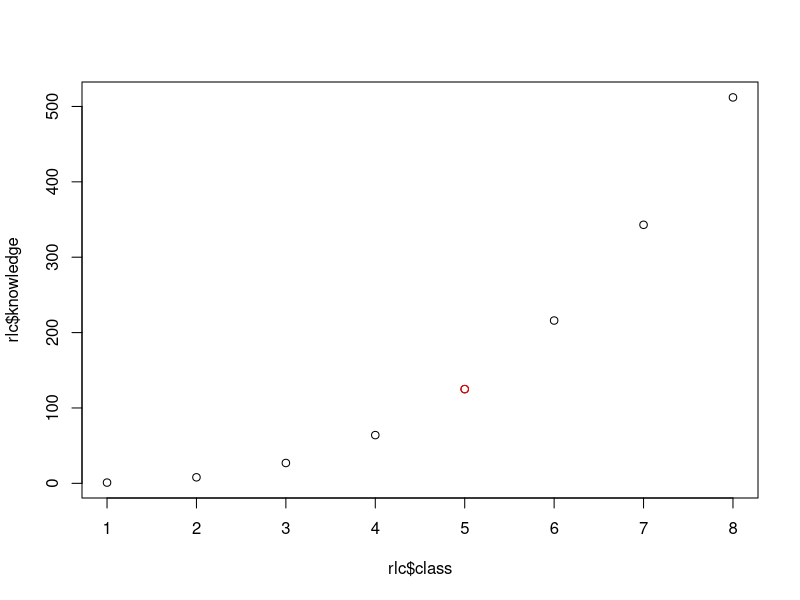

The R script that drew this image: (Note: this script raises an error after producing the figure.)
#####################################################################
############################## DPLYR ################################
#####################################################################



#####################################################################
# PART 0. LEARNING CURVE
#####################################################################

# R learning curve
library(dplyr)
rlc <- tibble(class = 1:8,
             knowledge = (1:8)^3)
class <- 5
plot(rlc$class, rlc$knowledge)
points(rlc$class[class], rlc$knowledge[class], col = "red")



#####################################################################
# PART 1. SUMMARY
#####################################################################

# The dplyr package is THE R PACKAGE
# So let's load it
library(dplyr)
library(stringr)
library(ggplot2)


# Let's load the datasets

accidents #UO: Accident
contractes_menors #UO: contracte
festivals #UO: festival
municipi #UO: municipi
lloguer_any #UO: ??
rendacs #UO: ??
cens_gc #UO: individu


#### ExErSiSe!!!!

#Q: Quina és la durada dels festivals de titularitat privada?
# Filtra per festivals de titularitat privada...
#...crea la variable durada amb la durada del festival...
#...elimina la columna any (no és una variable), data_inici, data_fi...
#... ordena les dades per durada, ordre descendent
festivals


#####################################################################
# PART 2. SUMMARIZE CATEGORICAL VARIABLES 
#####################################################################

#2.1. Frequency table

##2.1.1. Count (dplyr)
count(festivals, ambit) #sense ordenar
count(festivals, ambit, sort = T) #ordenat

##2.1.2. Table (base)

table(festivals$ambit) # Nombres absoluts
prop.table(table(festivals$ambit)) * 100 # En percentatges

barplot(table(festivals$ambit)) # plot nombres absoluts
barplot(prop.table(table(festivals$ambit))) #plot percentatges

#ExErCiSe!!!!
cens_gc


#####################################################################
# PART 3. SUMMARIZE NUMERICAL VARIABLES 
#####################################################################



### 3.1. SUMMARIZE / SUMMARISE
# Summarizes data

contractes_menors |>
  summarize(import_total = sum(import_adjudicat)) #SEMPRE na.rm = T

accidents |> #es poden fer varis sumaris, separats per comes
  summarize(edat_mitjana = mean(edat),
            n = n())

cens_gc |> #molt útil amb variables binàries (1-0) per treure mitjanes
  summarize(es_afusellat = mean(es_afusellat)) #percentatges, en variables 1-0

cens_gc |> #es pot binaritzar, si a dins de mean/sum posem una operació lògica
  summarize(tarragona = mean(provincia_desaparicio == "Tarragona", na.rm = T)) #percentatges, vectors lògics (TRUE-FALSE)



### 3.4.3. GROUP_BY
# Groups the data by some category

#Mitjana assistència per àmbit
festivals |> 
  group_by(ambit) |> 
  summarize(assistencia = mean(assistents_a_barcelona, na.rm = T))

#nombre d'accidents per barri
accidents |>
  group_by(nom_districte, descripcio_torn) |> 
  summarize(m_edat = mean(edat))

#Preu lloguer i preu lloguer m2 per any i districte
lloguer_any |> 
  group_by(any, nom_districte) |> 
  summarize(preu = mean(preu, na.rm = T),
            preu_m2 = mean(preu_m2, na.rm = T),
            n = n())


#### ExErSiSe: Minority report.

# Quin proveidor s'ha emportat més pasta 'menor'? (group_by -> summarize -> sum)
contractes_menors 

# Quim proveidor s'ha emportat més pasta 'menor' als contractes de l'Ajuntament de Barcelona?
contractes_menors

# Per comarca, calcula la mediana i la desviació típica de població i l'altitud màxima ...
#... ordena els resultats per desviació típica, en ordre descendent.
municipi


### Exemple de group_by amb filter (NO EXAMEN!)
#Q: Quin és el preu mínim i el preu màxim de cada districte?
lloguer_any |> 
  group_by(nom_districte) |> 
  filter(preu_m2 == max(preu_m2) | preu_m2 == min(preu_m2)) |> 
  arrange(nom_districte)

### Exemple de group_by amb mutate (NO EXAMEN!)
#Q: Quins són els barris amb major preu de lloguer en relació a la mitjana del districte?
lloguer_any |> 
  group_by(trimestre, nom_districte, any) |> 
  mutate(m_distr_peu_m2 = mean(preu_m2, na.rm = T)) |> 
  ungroup() |> 
  mutate(rel_distr = preu_m2 / m_distr_peu_m2) |> 
  arrange(desc(rel_distr))
